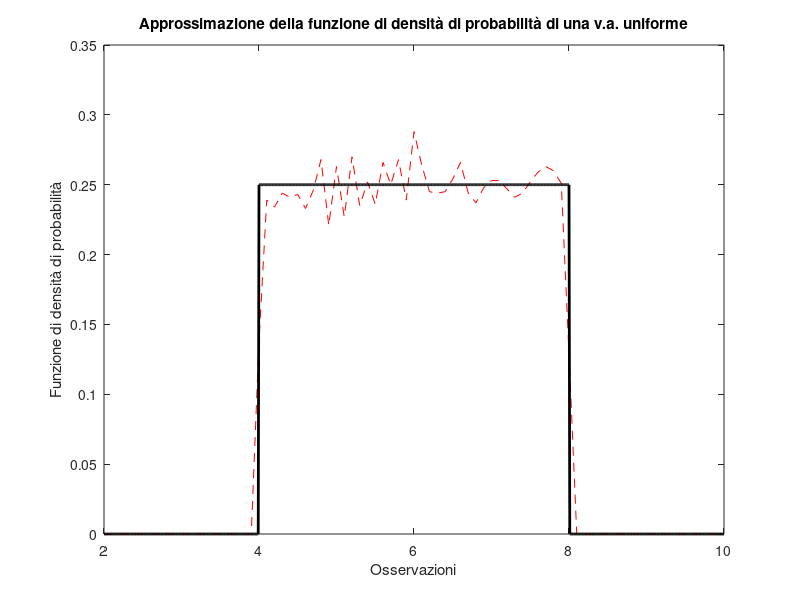

Write the MATLAB code that produced this figure.
%% Approssimazione della funzione di densità di probabilità di una variabile aleatoria uniforme

% 1. Generare 10.000 numeri casuali da una distribuzione uniforme tra 4 e 8
% 2. Calcolare media, varianza e deviazione standard 
% 3. Plottare l'istogramma approssimando la funzione di densità di probabilità

close all
clear all
clc

number=10000;
rstat=4+(8-4)*rand(number,1);% genera "number" numeri da una distribuzione 
% uniforme can parametri 4 e 8
disp(mean(rstat));% visualizza la media di "rstat"
disp(std(rstat));% visualizza la deviazione standard di "rstat"
disp(var(rstat));% visualizza la varianza di "rstat"
step=0.1;% 
x_step=2:step:10;% ci restituisce i valori da utilizzare come posizione 
% centrale di ciascuna colonna dell'istogramma 
[a,b]=hist(rstat, x_step);% visualizza il numero degli elementi e la posizione 
% centrale (sull'asse x) di ciascuna colonna
pdf_e=a./sum(a)./step;% approssimazione della funzione di densità di probabilità
% della variabile aleatoria uniforme con parameteri a e b
figure; plot(b,pdf_e, 'r--'); % ci plotta l'approssimazione della 
% funzione di densità di probabilità

%confronta l'approssimazione con la vera funzione di densità di probabilità
% di una uniforme con parametri 4 e 8
hold on% aggiungi grafici al grafico esistente
pd_unif=makedist('Uniform', 'lower', 4, 'upper',8);% crea un oggetto in Matlab.
%L'oggetto in questo caso è la distribuzione uniforme con parametri 4 e 8
x=2:0.01:10;% genera valori equidistanti tra 2 e  10
pdf_u=pdf(pd_unif,x);% calcola la densità per ciascuno dei valori generati
% precedentemente
plot(x,pdf_u,'k','LineWidth',2);% aggiungi ora il grafico della funzione di
%densità vera
title('Approssimazione della funzione di densità di probabilità di una v.a. uniforme')
xlabel('Osservazioni')
ylabel('Funzione di densità di probabilità')